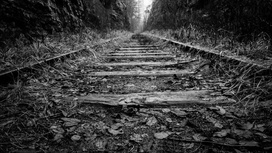
%> input picture Lab Project/rail.jpeg, 272 x 153 px, shrunk from 622 x 350 before the run
$ octave matching_hist.m   (GNU Octave 9; MATLAB toolbox functions it lacks are replaced by stand-ins)
%> lines starting %> are read from the running program, lines starting %| are printed output that depends on the picture
clc;
clear;
close all;

img = imread('rail.jpeg');
%> img is the input picture: size 153x272x3 uint8; min 0, max 253, mean 59.1
ref = imread('child1.jpg');
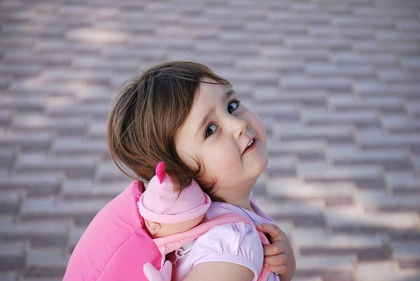
%> input picture Lab Project/child1.jpg, 420 x 281 px, shrunk from 960 x 642 before the run
%> ref is the input picture: size 281x420x3 uint8; mean R, G, B 152.7, 137.1, 150.3

%Input Image Histogram equalistaion
r = size(img,1);
%> r = 153
c = size(img,2);
%> c = 272

imgh = uint8(zeros(r,c));

n = r*c;
%> n = 41616

f = zeros(256,1);
pdf = zeros(256,1);
cdf = zeros(256,1);
cum = zeros(256,1);
out = zeros(256,1);

for i=1:r
    for j=1:c
        value = img(i,j);
        f(value+1) = f(value+1)+1;
        pdf(value+1)=f(value+1)/n;
    end
end
%> after the loop, f = 256 values, max 733 at index 1, min 0 at index 217, mean 162.6; pdf = 256 values, max 0.0176 at index 1, min 0 at index 217, mean 0.00391
sum = 0;
L = 256-1;
for i=1: size(pdf)
    sum = sum+f(i);
    cum(i)=sum;
    cdf(i)=cum(i)/n;
    out(i)=round(cdf(i)*L);
end
%> this loop made 256 passes
%> sum on passes 1 to 3: 733, 1173, 1610
%> after the loop, cdf = 256 values from 0.0176 to 1; cum = 256 values from 733 to 41616; out = 256 values from 4 to 255; sum = 41616

for i=1:r
    for j=1:c
        imgh(i,j)=out(img(i,j)+1);
    end
end
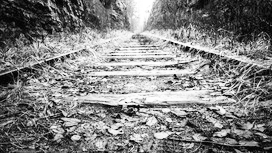
%> imgh: size 153x272 uint8; min 4, max 255, mean 128.5

%Reference Image Histogram equalistaion
rr = size(ref,1);
%> rr = 281
rc = size(ref,2);
%> rc = 420

rh = uint8(zeros(rr,rc));

rn = r*c;
%> rn = 41616

rf = zeros(256,1);
rpdf = zeros(256,1);
rcdf = zeros(256,1);
rcum = zeros(256,1);
rout = zeros(256,1);

for i=1:r
    for j=1:c
        rvalue = ref(i,j);
        rf(rvalue+1) = rf(rvalue+1)+1;
        rpdf(rvalue+1)=rf(rvalue+1)/n;
    end
end
%> after the loop, rf = 256 values, max 894 at index 159, min 0 at index 4, mean 162.6; rpdf = 256 values, max 0.0215 at index 159, min 0 at index 4, mean 0.00391
rsum = 0;
rL = 255;
for i=1: size(rpdf)
    rsum = rsum+rf(i);
    rcum(i)=rsum;
    rcdf(i)=rcum(i)/rn;
    rout(i)=round(rcdf(i)*rL);
end
%> this loop made 256 passes
%> rsum on passes 1 to 3: 2, 3, 4
%> after the loop, rcdf = 256 values from 4.81e-05 to 1; rcum = 256 values from 2 to 41616; rout = 256 values from 0 to 255; rsum = 41616

for i=1:r
    for j=1:c
        rh(i,j)=rout(ref(i,j)+1);
    end
end
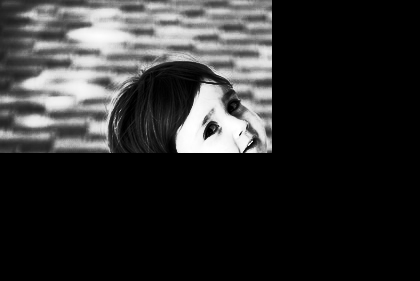
%> rh: size 281x420 uint8; min 0, max 255, mean 45.5

output = uint8(zeros(r,c));
for i=1:r
    for j=1:c
       for k=1:256
           if rout(k)>= imgh(i,j)
               break;
           end
       end
       output(i,j) = k-1;
    end
end
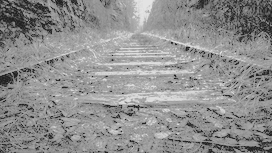
%> output: size 153x272 uint8; min 33, max 227, mean 143.2

figure(1);
subplot(2,3,1);imshow(img);title('Input');
subplot(2,3,2);imshow(ref);title('Reference');
subplot(2,3,3);imshow(output);title('Output');
subplot(2,3,4);imhist(img);title('Input');
subplot(2,3,5);imhist(ref);title('Reference');
subplot(2,3,6);imhist(output);title('Output');
%> after `title('Output')`:
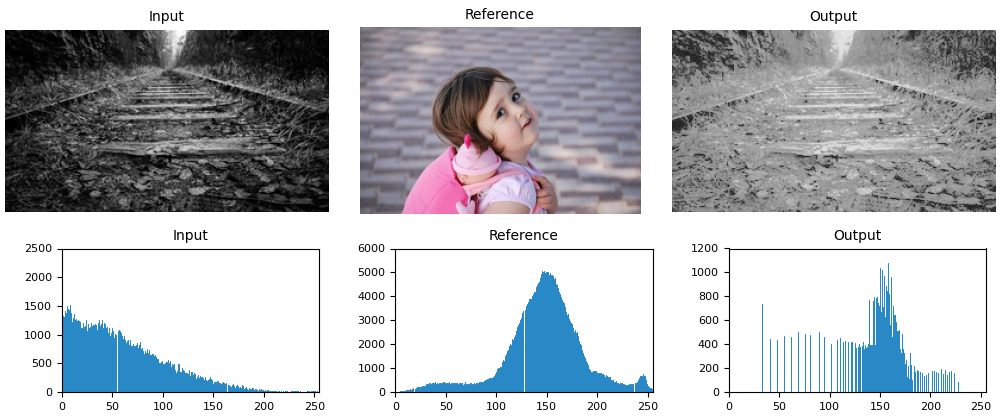
%> figure redrawn from the program's plot data, 6 panels
